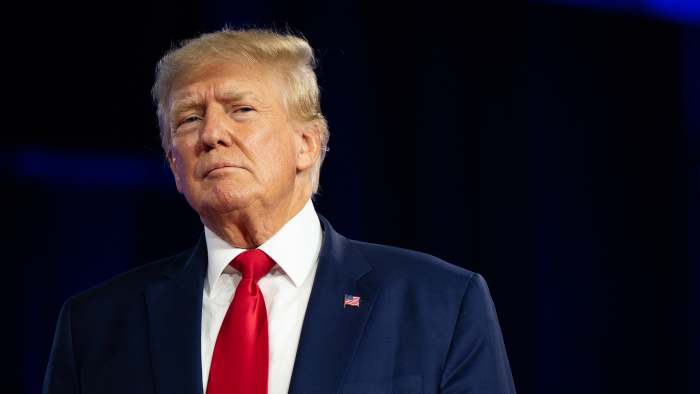
#> input picture images/trump-jp.jpg, 1400 x 787 px (shown at 1/2 size)
$ jupyter execute Face_And_Eye_detection_Opencv_CNN.ipynb
#> lines starting #> are read from the running program, lines starting #| are printed output that depends on the picture
# Face & eye Detection in HAAR Cascade Classifiers

## Import packages

[cell 1]
import os

[cell 2]
import cv2
import numpy as np

## List of Directory items

[cell 3]
os.listdir()

## Load the FrontalFace Cascade classifier

[cell 4]
face_classifier = cv2.CascadeClassifier('haarcascades/haarcascade_frontalface_default.xml')

## Load the image then convert into grayscale

[cell 5]
image = cv2.imread('images/trump-jp.jpg')
#> image is the input picture: shape (787, 1400, 3); mean B, G, R 37.6, 27.3, 34.4

[cell 6]
a = cv2.imshow('image1',image)
a
cv2.waitKey(0)

## Detect the MultiScale of the image

[cell 7]
faces = face_classifier.detectMultiScale(image,1.3,4)
#> faces = [[291, 113, 283, 283]]
faces
#> Out = [[291, 113, 283, 283]]

    [291, 113, 283, 283]
    [ x1 , y1 , x2 , y2]
    [ x  , y  , w  , h ] As per the python program.

    By the (x1,y1) &(x2,y2) we will find the another two rectangle points. Like,
    (x1,y1)             (x1+x2,y1+y2)
       .----------------------.
       |                      |
       |                      |
       |     Image Face       |
       |                      |
       |                      |
       |                      |
       .----------------------.
    (x2,y2)             (x1+x2,y1+y2)

[cell 8]
## When No face detected , face_classifier return and empty tuple
if faces is ():
    print('No faces found')

## Draw the rectangle
### Face Detection

[cell 9]
# we iterate through faces array and draw and rectangle.

# Detect the Face
for (x,y,w,h) in faces:
    cv2.rectangle(image,(x,y), (x+w,y+h),(100,0,121),10)
    cv2.imshow('Trump_Face',image)
    cv2.waitKey(0)
#> this loop made 1 pass
#> pass 1, `cv2.imshow('Trump_Face',image)`:
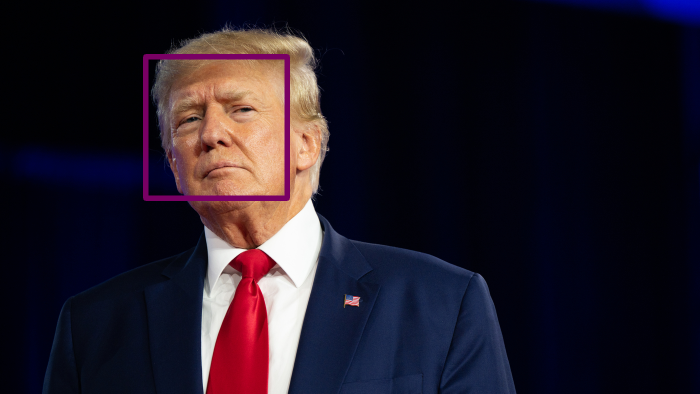
#> window 'Trump_Face': shape (787, 1400, 3) (shown at 1/2 size); mean B, G, R 38, 26.4, 34.4
cv2.destroyAllWindows()

Now we did the face detection.
After this we will try the eye detection.

### Eye Detection

[cell 10]
face_classifier = cv2.CascadeClassifier('haarcascades/haarcascade_frontalface_default.xml')
eye_classfier = cv2.CascadeClassifier('haarcascades/haarcascade_eye.xml')

[cell 11]
image = cv2.imread('images/trump-jp.jpg')
gray = cv2.cvtColor(image,cv2.COLOR_BGR2GRAY)
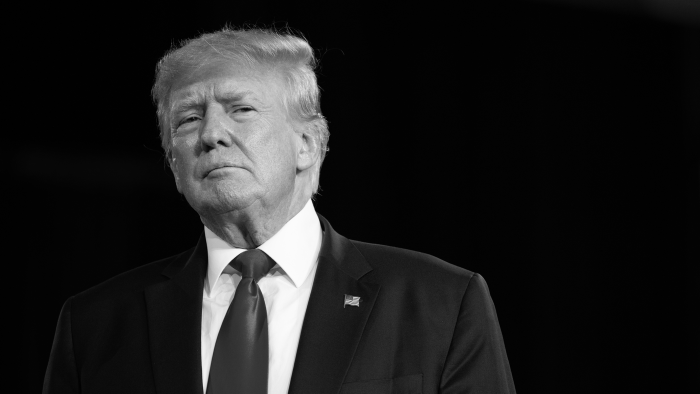
#> gray: shape (787, 1400) (shown at 1/2 size); min 0, max 253, mean 30.6

[cell 12]
faces = face_classifier.detectMultiScale(gray)
#> faces = [[286, 108, 291, 291], [386, 451, 233, 233]]

if faces is ():
    print('No Face found')

for (x,y,w,h) in faces:
    cv2.rectangle(image,(x,y), (x+w,y+h),(127,0,255),2)
    cv2.imshow('Trump_Face',image)
    roi_gray = gray[y:y+h,x:x+w]
    roi_color = image[y:y+h,x:x+w]
#> this loop made 2 passes
#> pass 1, `cv2.imshow('Trump_Face',image)`:
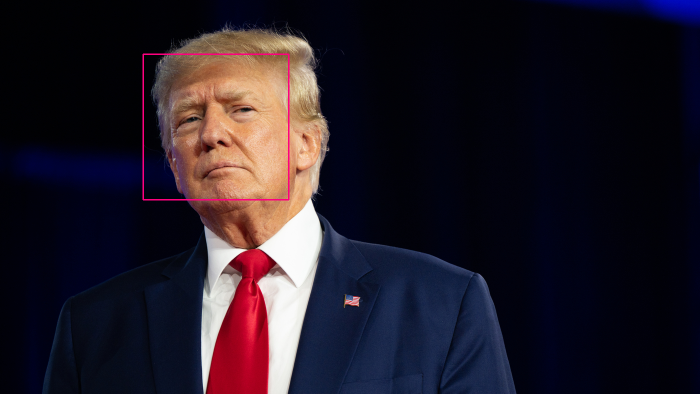
#> window 'Trump_Face': shape (787, 1400, 3) (shown at 1/2 size); mean B, G, R 37.8, 27.1, 34.8
#> pass 1, `roi_gray = gray[y:y+h,x:x+w]`:
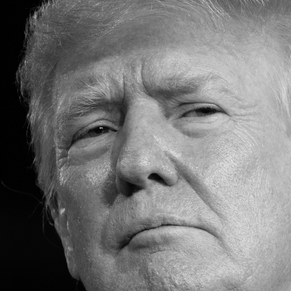
#> roi_gray: shape (291, 291); min 0, max 227, mean 119.7
#> pass 1, `roi_color = image[y:y+h,x:x+w]`:
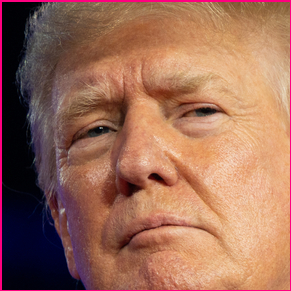
#> roi_color: shape (291, 291, 3); mean B, G, R 88.1, 108, 155.8
#> pass 2, `cv2.imshow('Trump_Face',image)`:
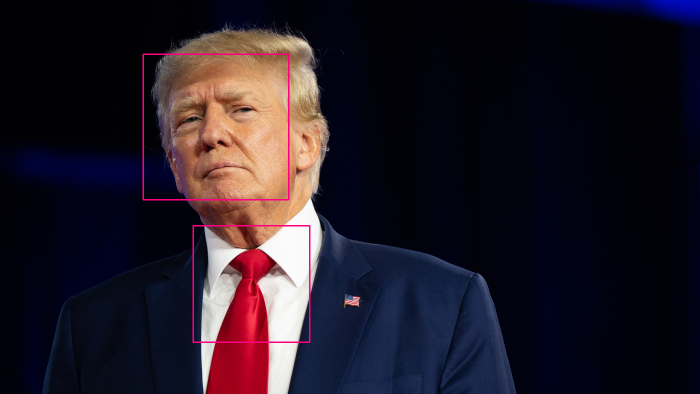
#> window 'Trump_Face': shape (787, 1400, 3) (shown at 1/2 size); mean B, G, R 37.8, 26.9, 35.2

eyes = eye_classfier.detectMultiScale(roi_gray,1.5,1)
#> eyes = ()
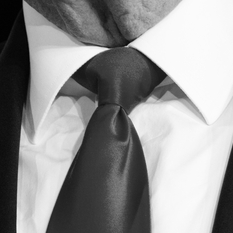
#> roi_gray: shape (233, 233); min 1, max 252, mean 147.8

if eyes is ():
    print('No Eyes found')

for (ex,ey,ew,eh) in eyes:
    cv2.rectangle(roi_color,(ex,ey), (ex+ew,ey+eh),(225,225,0),2)
    cv2.imshow('Trump_Face',image)
#> this loop made 0 passes
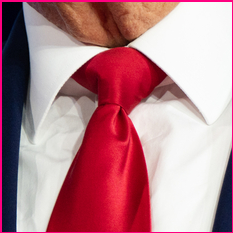
#> roi_color: shape (233, 233, 3); mean B, G, R 140.2, 131.2, 183.1


cv2.waitKey(0)
cv2.destroyAllWindows()
